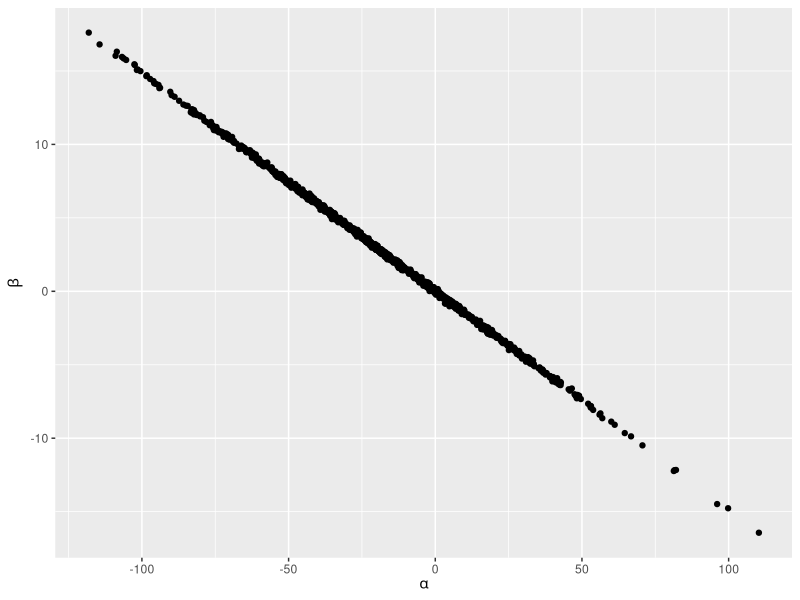
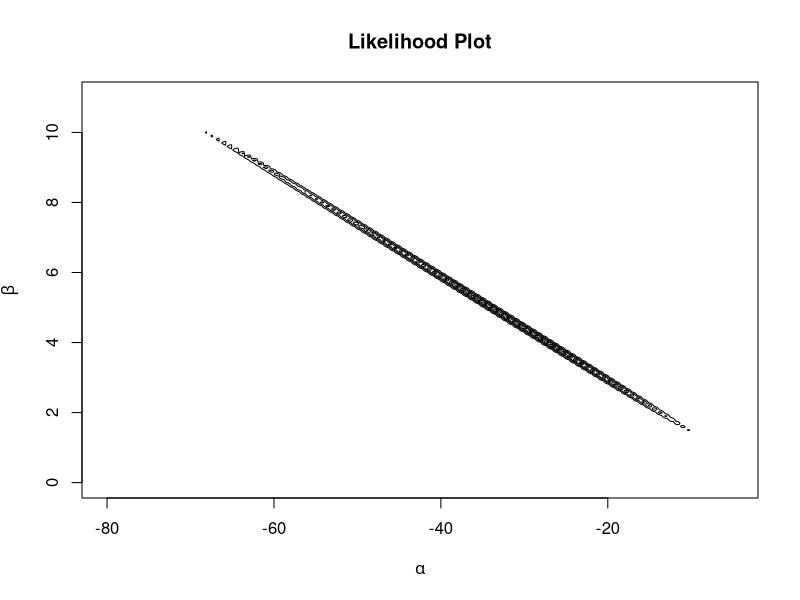
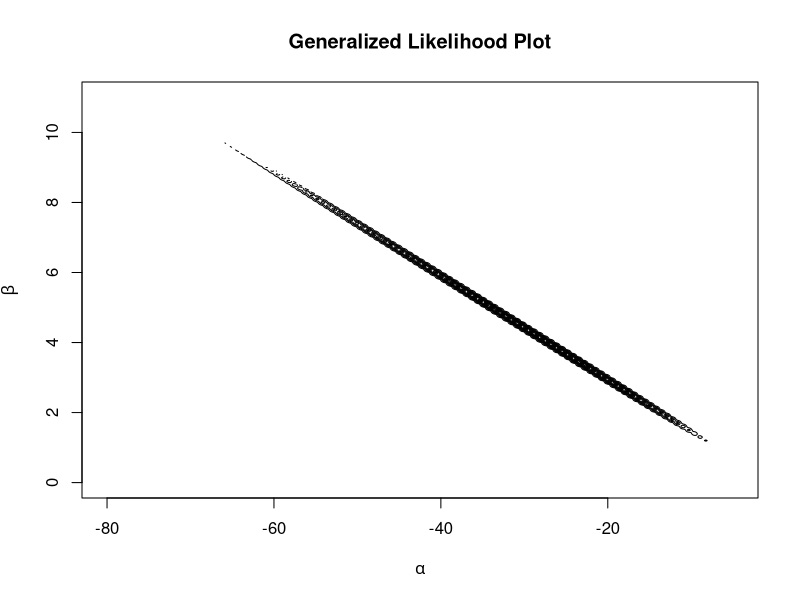
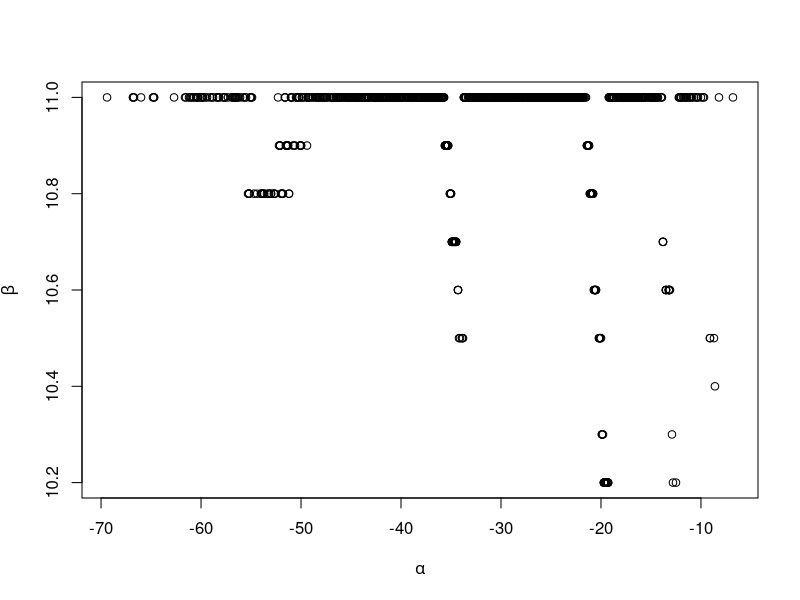
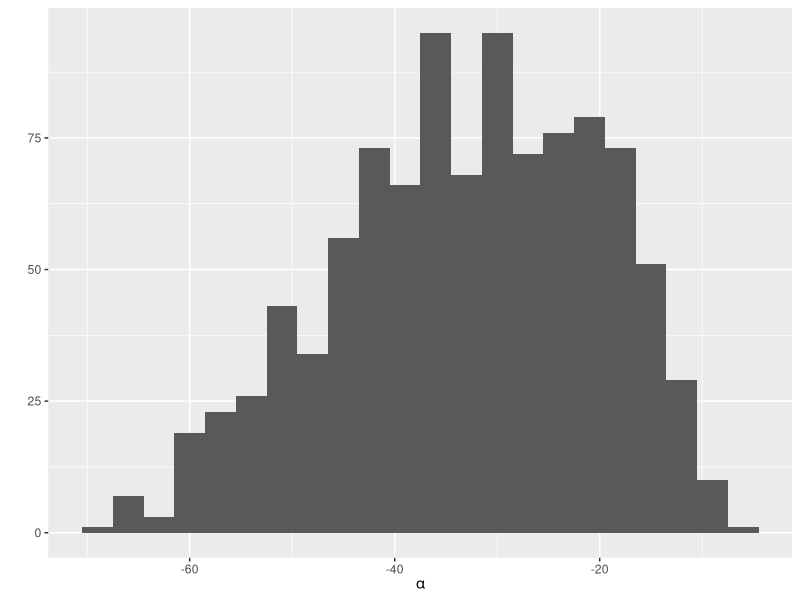
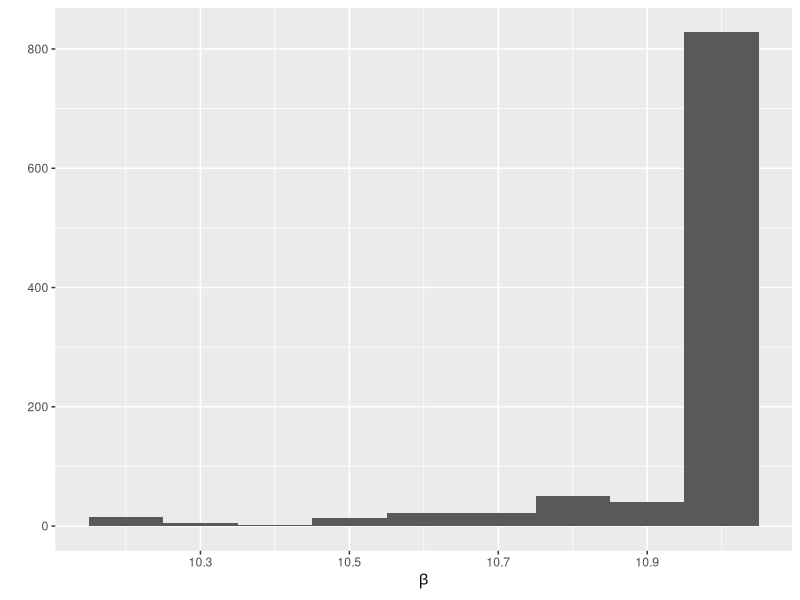
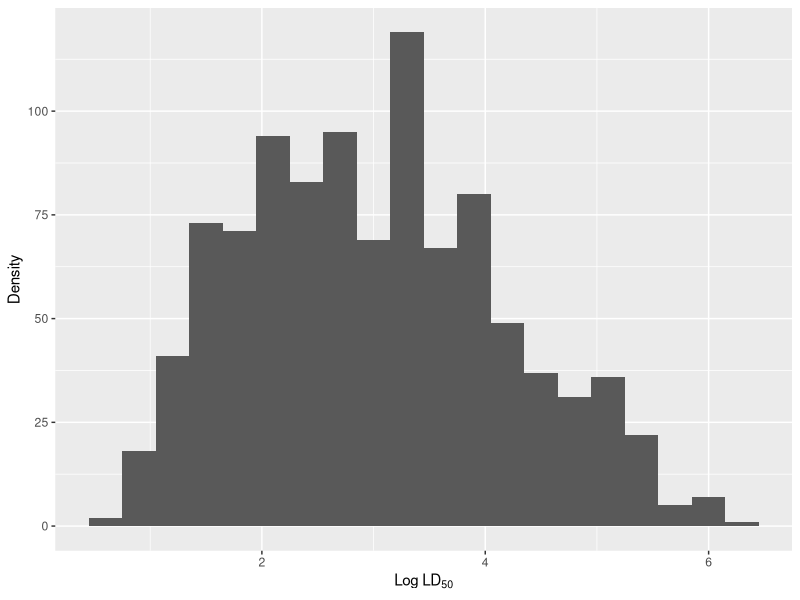
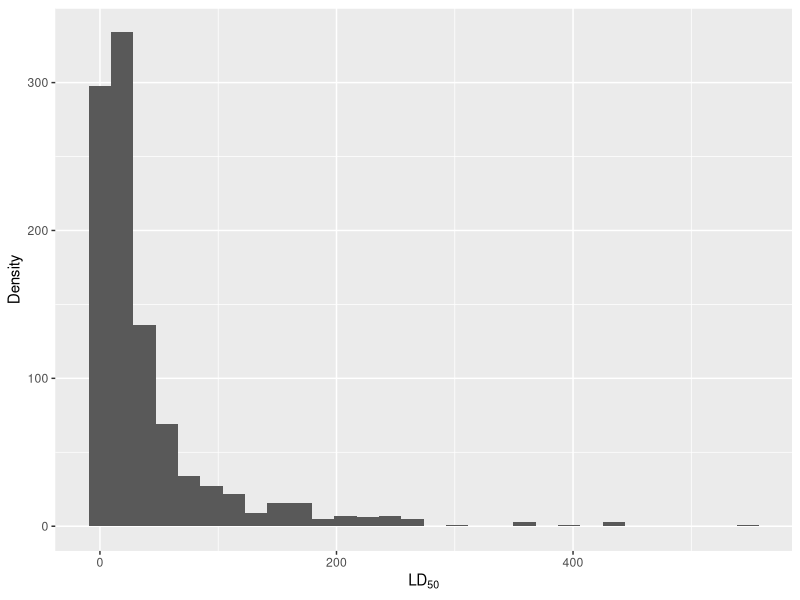

Reproduce these figures in R, in order.
## ---- chunk 1
knitr::opts_chunk$set(cache=TRUE)
knitr::opts_chunk$set(echo=FALSE)
# library(MASS)
library(mvtnorm)
library(ggplot2)
set.seed(1)
## ---- chunk 2
a.0 <- -17.31
b.0 <- 2.57
Sigma.0 <- matrix(c(1053.72, -156.45, -156.45, 23.24), nrow=2)

prior.samples <- rmvnorm(1e3, c(a.0, b.0), Sigma.0)

ggplot(data.frame(prior.samples), aes(x=X1, y=X2)) +
   geom_jitter() +
   xlab(expression(alpha)) +
   ylab(expression(beta))
## ---- chunk 3
x <- c(-0.86, -0.30, -0.05, 0.73) + log(1e3)
n <- rep(5, 4)
y <- c(0, 1, 3, 5)

lik <- function(grid, x, y, n) {
    a <- grid[1]
    b <- grid[2]
    p <- pnorm(a + b * x)
    log.lik <- sum(y * log(p) + (n - y) * log(1 - p))
    return(exp(log.lik))
}

a.grid <- seq(-80, -5, 0.1)
b.grid <- seq(0, 11, 0.1)
grid <- expand.grid(a.grid, b.grid)

z <- matrix(apply(grid, 1, lik, x=x, y=y, n=n),
            nrow=length(a.grid), ncol=length(b.grid),
            byrow=FALSE)

z[is.na(z)] <- 0

contour(a.grid, b.grid, z, 
        xlab=expression(alpha), 
        ylab=expression(beta), drawlabels=FALSE,
        main="Likelihood Plot")
## ---- chunk 4
gen.lik <- function(grid, x, y, n) {
    lik <- lik(grid, x, y, n)
    prior.prob <- dmvnorm(grid, c(a.0, b.0), Sigma.0)
    return(lik * prior.prob)
}

z <- matrix(apply(grid, 1, gen.lik, x=x, y=y, n=n),
            nrow=length(a.grid), ncol=length(b.grid),
            byrow=FALSE)

contour(a.grid, b.grid, z, 
        xlab=expression(alpha), 
        ylab=expression(beta), drawlabels=FALSE,
        main="Generalized Likelihood Plot")
## ---- chunk 5
GenRandomFromGrid <- function(x, cdf.x) {
    u <- runif(1)
    max(x[u > cdf.x])
}

p.ab <- z/sum(z, na.rm=TRUE)
p.a <- apply(p.ab, 1, sum, na.rm=TRUE)
p.b <- apply(p.ab, 2, sum, na.rm=TRUE)

cdf.a <- cumsum(p.a)
cdf.b <- cumsum(p.b)

u <- runif(1e3)

a <- rep(NA, length(u))
b <- rep(NA, length(u))

for (i in 1:length(u)) {
    a[i] <- max(a.grid[u[i] > cdf.a])
}

for (i in 1:length(a)) {
    j <- which(a.grid == a[i])
    cdf.b.given.a <- cumsum(na.omit(p.ab[j, ])) / 
        sum(p.ab[j, ], na.rm=TRUE)
    b[i] <- max(b.grid[u[i] > cdf.b.given.a])
}

plot(a, b, xlab=expression(alpha), ylab=expression(beta))
## ---- chunk 6
qplot(a, xlab=expression(alpha), binwidth=3)
qplot(b, xlab=expression(beta), binwidth=0.1)
## ---- chunk 7
log.ld.50 <- sort(-a / b)

qplot(log.ld.50, xlab=expression("Log LD"[50]), 
      ylab="Density", binwidth=0.3)
## ---- chunk 8
ld.50 <- exp(log.ld.50)
qplot(ld.50, xlab=expression("LD"[50]), ylab="Density")
